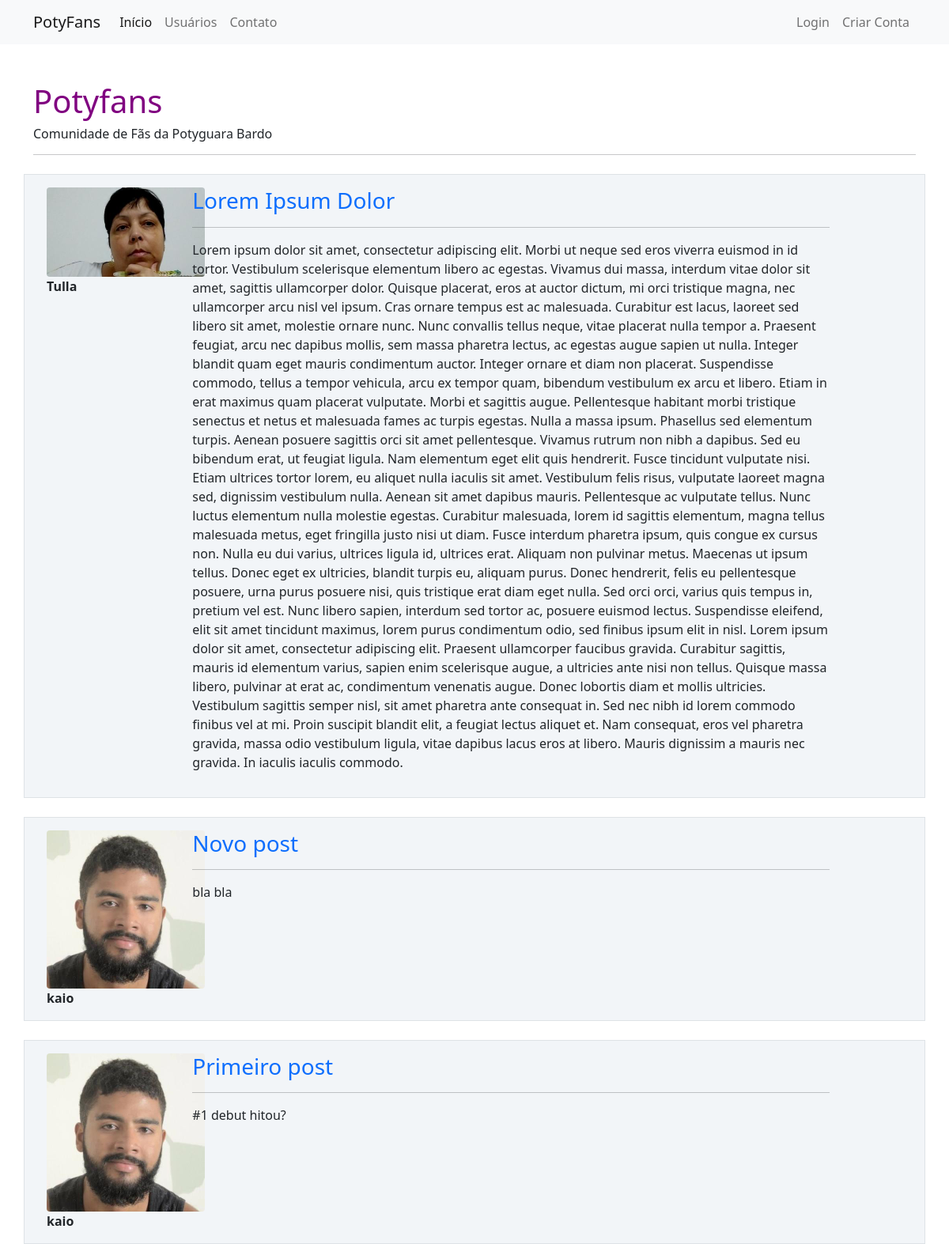
The page / on the database its author committed.
### potyfans/models.py (models this page shows, shortened)
class Post(database.Model):
    id = database.Column(database.Integer, primary_key=True)
    titulo = database.Column(database.String, nullable=False)
    corpo = database.Column(database.Text, nullable=False)
    data_criacao = database.Column(database.DateTime, nullable=False, default=datetime.utcnow)
    id_usuario = database.Column(database.Integer, database.ForeignKey('usuario.id'), nullable=False)

class Usuario(database.Model, UserMixin):
    id = database.Column(database.Integer, primary_key=True, autoincrement=True)
    username = database.Column(database.String, nullable=False)
    email = database.Column(database.String, nullable=False, unique=True)
    senha = database.Column(database.String, nullable=False)
    foto_perfil = database.Column(database.String, default='default.jpg')
    posts = database.relationship('Post', backref='autor', lazy=True)

### potyfans/routes.py (the view)
@app.route('/')
def home():
    posts = Post.query.order_by(Post.id.desc())
    return render_template('home.html', posts=posts)

### potyfans/templates/home.html
{% extends 'base.html' %}
{% block body %}
    <div class="container mt-5">
        <h1 style="color: purple">Potyfans</h1>
        <h6>Comunidade de Fãs da Potyguara Bardo</h6>
        <hr>
        {% for post in posts %}
        <div class="row border mt-4 p-3 meupost">
            <div class="col col-2">
                <div class="image pe-2"> <img src="{{ url_for('static', filename='fotos_perfil/{}'.format(post.autor.foto_perfil)) }}" class="rounded" width="200"> </div>
                <strong>{{ post.autor.username }}</strong>
            </div>
            <div class="col col-9">
                <a style="text-decoration: none" href="{{ url_for('exibir_post', post_id=post.id) }}"><h3>{{ post.titulo }}</h3></a>
                <hr>
                <p>{{ post.corpo}}</p>
            </div>
        </div>
        {% endfor %}
    </div>
{% endblock %}

### potyfans/templates/base.html (shortened to what this page needs)
<!DOCTYPE html>
<html lang="pt-br">
<head>
    <link href="https://cdn.jsdelivr.net/npm/bootstrap@5.1.3/dist/css/bootstrap.min.css" rel="stylesheet">
    <link rel="stylesheet" type="text/css" href="{{ url_for('static', filename='main.css') }}">
</head>
<body>
    {% include 'navbar.html' %}
    {% block body %}
    {% endblock %}
</body>
</html>

### potyfans/templates/navbar.html
<nav class="navbar navbar-expand-lg navbar-light bg-light">
  <div class="container-fluid container">
    <a class="navbar-brand" href="{{ url_for('home') }}">PotyFans</a>
    <div class="collapse navbar-collapse" id="navbarSupportedContent">
      <ul class="navbar-nav me-auto mb-2 mb-lg-0">
        <li class="nav-item">
          <a class="nav-link active" aria-current="page" href="{{ url_for('home') }}">Início</a>
        </li>
        <li class="nav-item">
          <a class="nav-link" href="{{ url_for('usuarios') }}">Usuários</a>
        </li>
        <li class="nav-item">
          <a class="nav-link" href="{{ url_for('contato') }}">Contato</a>
        </li>
      </ul>
      <ul class="d-flex navbar-nav">
        {% if current_user.is_authenticated %}
          <li class="nav-item">
           <a class="nav-link" href="{{ url_for('criar_post') }}">Criar Post</a>
          </li>
          <li class="nav-item">
           <a class="nav-link" href="{{ url_for('perfil') }}">Meu Perfil</a>
          </li>
          <li class="nav-item">
           <a class="nav-link" href="{{ url_for('sair') }}">Sair</a>
          </li>
        {% else %}
         <li class="nav-item">
           <a class="nav-link" href="{{ url_for('login') }}">Login</a>
         </li>
          <li class="nav-item">
            <a class="nav-link" href="{{ url_for('login') }}">Criar Conta</a>
          </li>
        {% endif %}
      </ul>
    </div>
  </div>
</nav>

### potyfans/static/main.css (style rules this page uses)
.meupost { background: #f2f5f8 !important; }

### rows shown on the page
Post: foto_perfil (placeholder picture), autor.username "Tulla", titulo "Lorem Ipsum Dolor", corpo "Lorem ipsum dolor sit amet, consectetur adipiscing elit. Morbi ut neque sed eros viverra euismod in id tortor. Vestibulum scelerisque elementum libero ac egestas. Vivamus dui massa, interdum vitae dolor sit amet, sagittis ullamcorper dolor. Quisque placerat, eros at auctor dictum, mi orci tristique magna, nec ullamcorper arcu nisl vel ipsum. Cras ornare tempus est ac malesuada. Curabitur est lacus, laoreet sed libero sit amet, molestie ornare nunc. Nunc convallis tellus neque, vitae placerat nulla tempor a. Praesent feugiat, arcu nec dapibus mollis, sem massa pharetra lectus, ac egestas augue sapien ut nulla. Integer blandit quam eget mauris condimentum auctor. Integer ornare et diam non…"
Post: foto_perfil (picture), autor.username "kaio", titulo "Novo post", corpo "bla bla"
Post: foto_perfil (picture), autor.username "kaio", titulo "Primeiro post", corpo "#1 debut hitou?"
